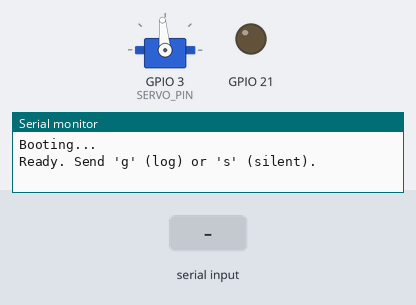
This sketch was run on a simulated ESP32. Shown: servo, output pins drawn as LEDs (lit = HIGH), the last lines printed to the serial monitor. Inputs (shaded band) come from the test bench. Pins used as bus, display or sensor lines are not drawn.

Above: at 1.3 s.
1.4 s: "g" received over Serial
At 2.2 s:
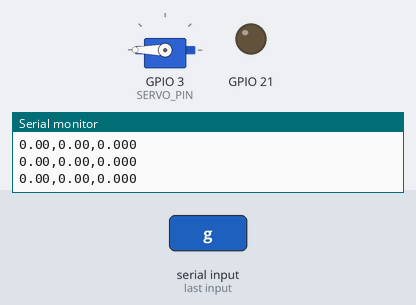
Timing chart, 0 to 4.4 s (numbered marks = the images above; inputs shaded):
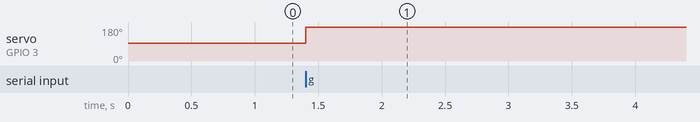

The sketch:

trigger_pull_test.ino
```cpp
#include <ESP32Servo.h>
#include <SPI.h>

// --- Pin Definitions ---
const int CS_PIN = D3;   // SPI Chip Select
const int SCK_PIN = D8;  // SPI Clock
const int MISO_PIN = D4; // SPI MISO
const int MOSI_PIN = D5; // SPI MOSI
const int SERVO_PIN = D2;

// --- Servo ---
const int STOP_PULSE   = 1500;
const int ROTATE_PULSE = 2500;

// --- State machine thresholds ---
const float CRUISE_THRESHOLD = 2.0;  // delta/step to be considered cruising
const int   CRUISE_CONFIRM   = 3;    // consecutive steps above threshold to enter CRUISE
const float LOAD_THRESHOLD   = 1.5;  // delta/step below this = spring engaging
const float FIRE_THRESHOLD   = 2.0;  // delta/step above this after loading = trigger fired
const float SAFETY_ROTATION  = 360.0; // fallback stop if state machine misses

enum State { ACCEL, CRUISE, LOADING, FIRED };

Servo myServo;

float startAngle       = 0;
float accumulatedAngle = 0;
float lastRawAngle     = 0;
bool  isRotating       = false;
bool  loggingEnabled   = true;
State state            = ACCEL;
int   cruiseCount      = 0;

void setup() {
  Serial.begin(115200);
  unsigned long startWait = millis();
  while (!Serial && millis() - startWait < 5000) delay(10);
  Serial.println("Booting...");

  pinMode(21, OUTPUT);

  pinMode(CS_PIN, OUTPUT);
  digitalWrite(CS_PIN, HIGH);
  SPI.begin(SCK_PIN, MISO_PIN, MOSI_PIN, CS_PIN);

  ESP32PWM::allocateTimer(0);
  ESP32PWM::allocateTimer(1);
  ESP32PWM::allocateTimer(2);
  ESP32PWM::allocateTimer(3);
  myServo.setPeriodHertz(50);
  myServo.attach(SERVO_PIN, 500, 2400);
  myServo.writeMicroseconds(STOP_PULSE);

  delay(100);
  clearErrors();
  lastRawAngle = readAngleDegrees();

  Serial.println("Ready. Send 'g' (log) or 's' (silent).");
}

void loop() {
  if (Serial.available()) {
    char c = Serial.read();
    if ((c == 'g' || c == 's') && !isRotating) {
      loggingEnabled = (c == 'g');
      Serial.println(loggingEnabled ? "STARTING" : "FIRING");

      accumulatedAngle = 0;
      lastRawAngle     = readAngleDegrees();
      startAngle       = lastRawAngle;
      state            = ACCEL;
      cruiseCount      = 0;

      myServo.writeMicroseconds(ROTATE_PULSE);
      isRotating = true;
    }
  }

  if (isRotating) {
    float nowAngle = readAngleDegrees();
    float delta    = nowAngle - lastRawAngle;
    if (delta < -180) delta += 360;
    else if (delta > 180) delta -= 360;
    delta = abs(delta);

    accumulatedAngle += delta;
    lastRawAngle      = nowAngle;

    if (loggingEnabled) {
      float calibrated = nowAngle - startAngle;
      if (calibrated < 0) calibrated += 360.0;
      Serial.print(calibrated, 2);
      Serial.print(",");
      Serial.print(accumulatedAngle, 2);
      Serial.print(",");
      Serial.println(delta, 3);
    }

    // State machine
    switch (state) {
      case ACCEL:
        if (delta >= CRUISE_THRESHOLD) {
          if (++cruiseCount >= CRUISE_CONFIRM) state = CRUISE;
        } else {
          cruiseCount = 0;
        }
        break;

      case CRUISE:
        if (delta < LOAD_THRESHOLD) {
          state = LOADING;
          if (loggingEnabled) Serial.println("SPRING_ENGAGED");
        }
        break;

      case LOADING:
        if (delta >= FIRE_THRESHOLD) {
          state = FIRED;
        }
        break;

      case FIRED:
        break;
    }

    // Stop on trigger fire or safety limit
    if (state == FIRED || accumulatedAngle >= SAFETY_ROTATION) {
      myServo.writeMicroseconds(STOP_PULSE);
      isRotating = false;

      if (state == FIRED && loggingEnabled) Serial.println("TRIGGERED");
      if (accumulatedAngle >= SAFETY_ROTATION) Serial.println("SAFETY_STOP");

      // Measure coast
      float angleAtStop = accumulatedAngle;
      float coastAngle  = accumulatedAngle;
      float coastLast   = lastRawAngle;
      unsigned long t   = millis();
      while (millis() - t < 1000) {
        float a = readAngleDegrees();
        float d = a - coastLast;
        if (d < -180) d += 360;
        else if (d > 180) d -= 360;
        coastAngle += abs(d);
        coastLast = a;
        delay(10);
      }
      Serial.print("COAST=");
      Serial.println(coastAngle - angleAtStop, 2);
      Serial.println("DONE");
    } else {
      delay(10);
    }
  }
}

// Read and discard the AS5048A error register to clear the latching error flag
void clearErrors() {
  static const SPISettings settings(1000000, MSBFIRST, SPI_MODE1);
  static const uint16_t CMD_READ_ERROR = 0x4001;

  SPI.beginTransaction(settings);
  digitalWrite(CS_PIN, LOW);
  SPI.transfer16(CMD_READ_ERROR);
  digitalWrite(CS_PIN, HIGH);
  SPI.endTransaction();
  delayMicroseconds(1);
  SPI.beginTransaction(settings);
  digitalWrite(CS_PIN, LOW);
  SPI.transfer16(0x0000);
  digitalWrite(CS_PIN, HIGH);
  SPI.endTransaction();
}

// Read Angle from AS5048A via SPI (pipelined)
float readAngleDegrees() {
  static const SPISettings settings(1000000, MSBFIRST, SPI_MODE1);
  static const uint16_t CMD_READ_ANGLE = 0xFFFF;

  SPI.beginTransaction(settings);
  digitalWrite(CS_PIN, LOW);
  SPI.transfer16(CMD_READ_ANGLE);
  digitalWrite(CS_PIN, HIGH);
  SPI.endTransaction();
  delayMicroseconds(1);
  SPI.beginTransaction(settings);
  digitalWrite(CS_PIN, LOW);
  uint16_t rawData = SPI.transfer16(0x0000);
  digitalWrite(CS_PIN, HIGH);
  SPI.endTransaction();

  return (float)(rawData & 0x3FFF) / 16383.0 * 360.0;
}
```

Measured:
- after the input at 1.4 s, servo on GPIO 3 (SERVO_PIN): 95° → 180° at once
